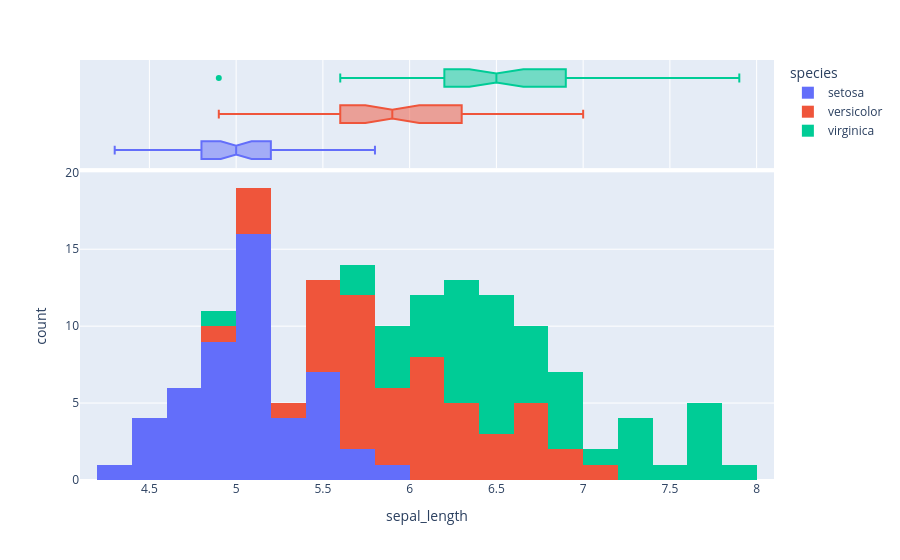

Here is the notebook cell this chart was saved with:
### Code cell
px.histogram( df, x = 'sepal_length' , color = 'species'  , marginal='box' , nbins = 30)

### Figure 1 — Plotly figure (JSON) as saved in the notebook; plotly's stock layout.template omitted (floating-point values rounded to 4 significant figures)
{"data": [{"bingroup": "x", "hovertemplate": "species=setosa<br>sepal_length=%{x}<br>count=%{y}<extra></extra>", "legendgroup": "setosa", "marker": {"color": "#636efa", "pattern": {"shape": ""}}, "name": "setosa", "nbinsx": 30, "orientation": "v", "showlegend": true, "type": "histogram", "x": [5.1, 4.9, 4.7, 4.6, 5.0, 5.4, 4.6, 5.0, 4.4, 4.9, 5.4, 4.8, 4.8, 4.3, 5.8, 5.7, 5.4, 5.1, 5.7, 5.1, 5.4, 5.1, 4.6, 5.1, 4.8, 5.0, 5.0, 5.2, 5.2, 4.7, 4.8, 5.4, 5.2, 5.5, 4.9, 5.0, 5.5, 4.9, 4.4, 5.1, 5.0, 4.5, 4.4, 5.0, 5.1, 4.8, 5.1, 4.6, 5.3, 5.0], "xaxis": "x", "yaxis": "y"}, {"hovertemplate": "species=setosa<br>sepal_length=%{x}<extra></extra>", "legendgroup": "setosa", "marker": {"color": "#636efa"}, "name": "setosa", "notched": true, "showlegend": false, "type": "box", "x": [5.1, 4.9, 4.7, 4.6, 5.0, 5.4, 4.6, 5.0, 4.4, 4.9, 5.4, 4.8, 4.8, 4.3, 5.8, 5.7, 5.4, 5.1, 5.7, 5.1, 5.4, 5.1, 4.6, 5.1, 4.8, 5.0, 5.0, 5.2, 5.2, 4.7, 4.8, 5.4, 5.2, 5.5, 4.9, 5.0, 5.5, 4.9, 4.4, 5.1, 5.0, 4.5, 4.4, 5.0, 5.1, 4.8, 5.1, 4.6, 5.3, 5.0], "xaxis": "x2", "yaxis": "y2"}, {"bingroup": "x", "hovertemplate": "species=versicolor<br>sepal_length=%{x}<br>count=%{y}<extra></extra>", "legendgroup": "versicolor", "marker": {"color": "#EF553B", "pattern": {"shape": ""}}, "name": "versicolor", "nbinsx": 30, "orientation": "v", "showlegend": true, "type": "histogram", "x": [7.0, 6.4, 6.9, 5.5, 6.5, 5.7, 6.3, 4.9, 6.6, 5.2, 5.0, 5.9, 6.0, 6.1, 5.6, 6.7, 5.6, 5.8, 6.2, 5.6, 5.9, 6.1, 6.3, 6.1, 6.4, 6.6, 6.8, 6.7, 6.0, 5.7, 5.5, 5.5, 5.8, 6.0, 5.4, 6.0, 6.7, 6.3, 5.6, 5.5, 5.5, 6.1, 5.8, 5.0, 5.6, 5.7, 5.7, 6.2, 5.1, 5.7], "xaxis": "x", "yaxis": "y"}, {"hovertemplate": "species=versicolor<br>sepal_length=%{x}<extra></extra>", "legendgroup": "versicolor", "marker": {"color": "#EF553B"}, "name": "versicolor", "notched": true, "showlegend": false, "type": "box", "x": [7.0, 6.4, 6.9, 5.5, 6.5, 5.7, 6.3, 4.9, 6.6, 5.2, 5.0, 5.9, 6.0, 6.1, 5.6, 6.7, 5.6, 5.8, 6.2, 5.6, 5.9, 6.1, 6.3, 6.1, 6.4, 6.6, 6.8, 6.7, 6.0, 5.7, 5.5, 5.5, 5.8, 6.0, 5.4, 6.0, 6.7, 6.3, 5.6, 5.5, 5.5, 6.1, 5.8, 5.0, 5.6, 5.7, 5.7, 6.2, 5.1, 5.7], "xaxis": "x2", "yaxis": "y2"}, {"bingroup": "x", "hovertemplate": "species=virginica<br>sepal_length=%{x}<br>count=%{y}<extra></extra>", "legendgroup": "virginica", "marker": {"color": "#00cc96", "pattern": {"shape": ""}}, "name": "virginica", "nbinsx": 30, "orientation": "v", "showlegend": true, "type": "histogram", "x": [6.3, 5.8, 7.1, 6.3, 6.5, 7.6, 4.9, 7.3, 6.7, 7.2, 6.5, 6.4, 6.8, 5.7, 5.8, 6.4, 6.5, 7.7, 7.7, 6.0, 6.9, 5.6, 7.7, 6.3, 6.7, 7.2, 6.2, 6.1, 6.4, 7.2, 7.4, 7.9, 6.4, 6.3, 6.1, 7.7, 6.3, 6.4, 6.0, 6.9, 6.7, 6.9, 5.8, 6.8, 6.7, 6.7, 6.3, 6.5, 6.2, 5.9], "xaxis": "x", "yaxis": "y"}, {"hovertemplate": "species=virginica<br>sepal_length=%{x}<extra></extra>", "legendgroup": "virginica", "marker": {"color": "#00cc96"}, "name": "virginica", "notched": true, "showlegend": false, "type": "box", "x": [6.3, 5.8, 7.1, 6.3, 6.5, 7.6, 4.9, 7.3, 6.7, 7.2, 6.5, 6.4, 6.8, 5.7, 5.8, 6.4, 6.5, 7.7, 7.7, 6.0, 6.9, 5.6, 7.7, 6.3, 6.7, 7.2, 6.2, 6.1, 6.4, 7.2, 7.4, 7.9, 6.4, 6.3, 6.1, 7.7, 6.3, 6.4, 6.0, 6.9, 6.7, 6.9, 5.8, 6.8, 6.7, 6.7, 6.3, 6.5, 6.2, 5.9], "xaxis": "x2", "yaxis": "y2"}], "layout": {"barmode": "relative", "legend": {"title": {"text": "species"}, "tracegroupgap": 0}, "margin": {"t": 60}, "xaxis": {"anchor": "y", "domain": [0, 1], "title": {"text": "sepal_length"}}, "xaxis2": {"anchor": "y2", "domain": [0, 1], "matches": "x", "showgrid": true, "showticklabels": false}, "yaxis": {"anchor": "x", "domain": [0, 0.7326], "title": {"text": "count"}}, "yaxis2": {"anchor": "x2", "domain": [0.7426, 1], "matches": "y2", "showgrid": false, "showline": false, "showticklabels": false, "ticks": ""}}}
